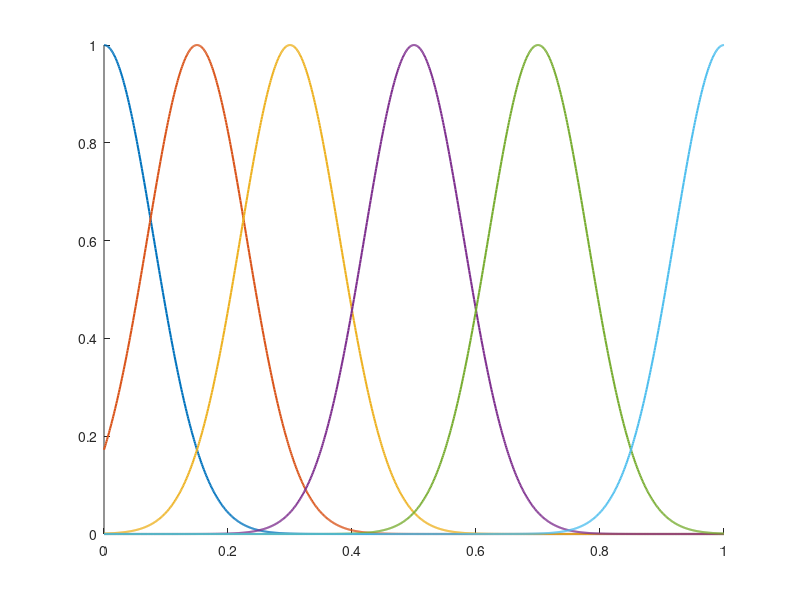

Reproduce this figure in MATLAB.
clear;
clc;
x=0:0.001:1;
load('TrainSet.mat');

sigma=0.08;
c=[0;0.15;0.3;0.5;0.7;1];  %define center of Gaussian MFs
y1=gaussmf(x,[sigma,c(1)]);
y2=gaussmf(x,[sigma,c(2)]);
y3=gaussmf(x,[sigma,c(3)]);
y4=gaussmf(x,[sigma,c(4)]);
y5=gaussmf(x,[sigma,c(5)]);
y6=gaussmf(x,[sigma,c(6)]);

figure;
hold on;
plot(x,y1,'LineWidth',1.5);
plot(x,y2,'LineWidth',1.5);
plot(x,y3,'LineWidth',1.5);
plot(x,y4,'LineWidth',1.5);
plot(x,y5,'LineWidth',1.5);
plot(x,y6,'LineWidth',1.5);
hold off;

interSec=zeros(size(c,1)+1,1);
%generate intersections of Gaussian MFs
for i=2:size(c,1)
    interSec(i,1)=(sigma*c(i-1)+sigma*c(i))/(sigma+sigma);
end

interSec(size(c,1)+1,1)=1;

NormalizationFactor=(size(TrainSet,1)*(max(diff(interSec)))^2);